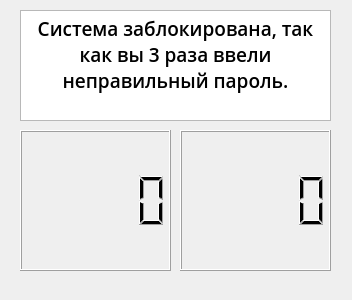
<?xml version="1.0" encoding="UTF-8"?>
<ui version="4.0">
 <class>Form</class>
 <widget class="QWidget" name="Form">
  <property name="geometry">
   <rect>
    <x>0</x>
    <y>0</y>
    <width>352</width>
    <height>300</height>
   </rect>
  </property>
  <property name="windowTitle">
   <string>Система заблокирована</string>
  </property>
  <widget class="QLCDNumber" name="minutes_render">
   <property name="geometry">
    <rect>
     <x>20</x>
     <y>130</y>
     <width>151</width>
     <height>141</height>
    </rect>
   </property>
   <property name="intValue" stdset="0">
    <number>0</number>
   </property>
  </widget>
  <widget class="QLCDNumber" name="seconds_render">
   <property name="geometry">
    <rect>
     <x>180</x>
     <y>130</y>
     <width>151</width>
     <height>141</height>
    </rect>
   </property>
  </widget>
  <widget class="QTextBrowser" name="textBrowser">
   <property name="geometry">
    <rect>
     <x>20</x>
     <y>10</y>
     <width>311</width>
     <height>111</height>
    </rect>
   </property>
   <property name="font">
    <font>
     <family>Open Sans SemiBold</family>
     <pointsize>10</pointsize>
     <weight>75</weight>
     <bold>true</bold>
    </font>
   </property>
   <property name="html">
    <string>&lt;!DOCTYPE HTML PUBLIC &quot;-//W3C//DTD HTML 4.0//EN&quot; &quot;http://www.w3.org/TR/REC-html40/strict.dtd&quot;&gt;
&lt;html&gt;&lt;head&gt;&lt;meta name=&quot;qrichtext&quot; content=&quot;1&quot; /&gt;&lt;style type=&quot;text/css&quot;&gt;
p, li { white-space: pre-wrap; }
&lt;/style&gt;&lt;/head&gt;&lt;body style=&quot; font-family:'Open Sans SemiBold'; font-size:10pt; font-weight:600; font-style:normal;&quot;&gt;
&lt;p align=&quot;center&quot; style=&quot; margin-top:0px; margin-bottom:0px; margin-left:0px; margin-right:0px; -qt-block-indent:0; text-indent:0px;&quot;&gt;&lt;span style=&quot; font-family:'MS Shell Dlg 2'; font-size:14pt; font-weight:400;&quot;&gt;Система заблокирована, так как вы 3 раза ввели неправильный пароль.&lt;/span&gt;&lt;/p&gt;&lt;/body&gt;&lt;/html&gt;</string>
   </property>
  </widget>
 </widget>
 <resources/>
 <connections/>
</ui>
